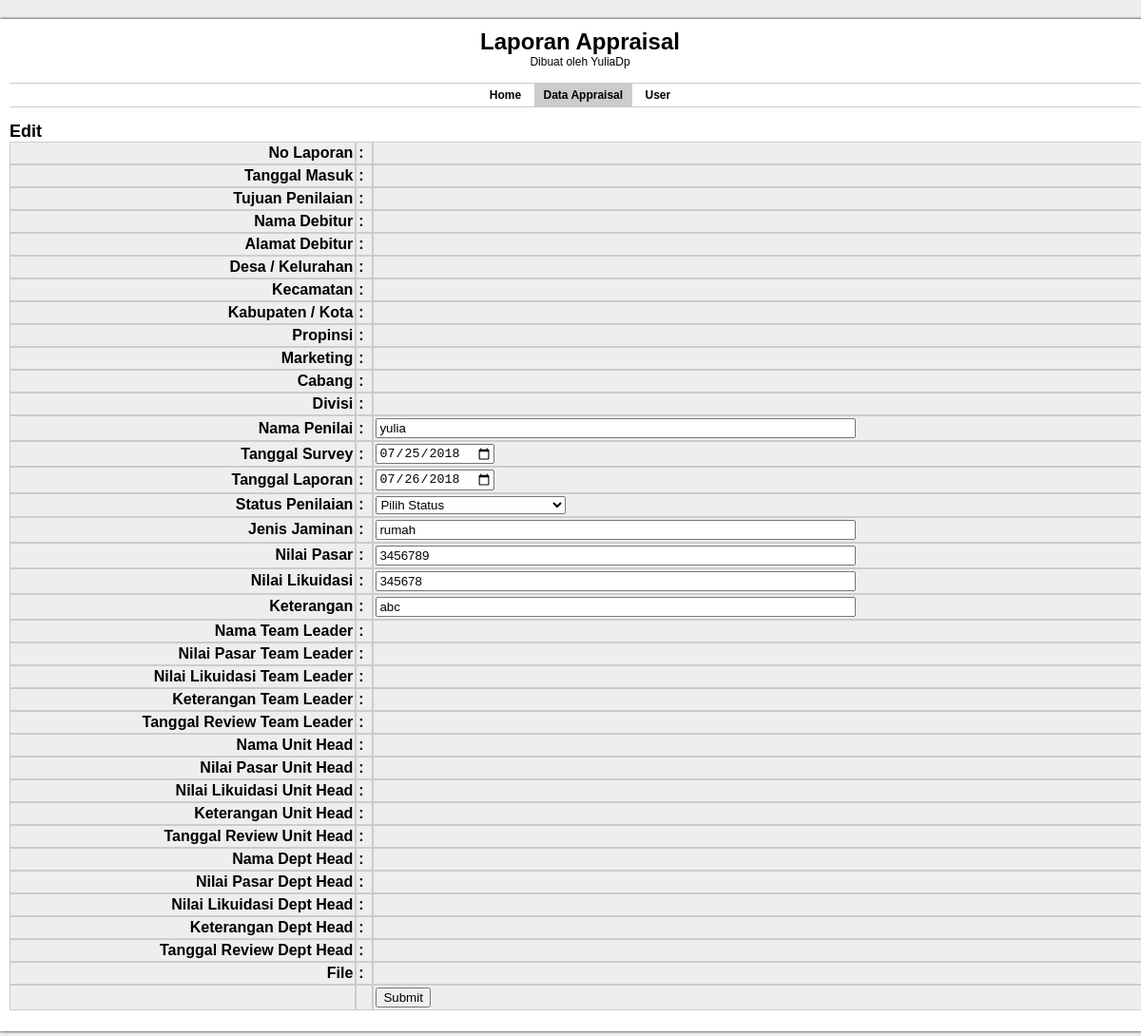
The page /penilai/edit-form.php?id=8 (signed in) on the database its author committed.
### tables this page shows
CREATE TABLE `lpa` (
  `id_laporan` int(10) NOT NULL,
  `no_laporan` varchar(20) NOT NULL,
  `tanggal_masuk` date NOT NULL,
  `tujuan_penilaian` varchar(30) NOT NULL,
  `nama_debitur` varchar(50) NOT NULL,
  `alamat_debitur` varchar(100) NOT NULL,
  `desa_kelurahan` varchar(30) NOT NULL,
  `kecamatan` varchar(30) NOT NULL,
  `kabupaten_kota` varchar(30) NOT NULL,
  `propinsi` varchar(30) NOT NULL,
  `marketing` varchar(30) NOT NULL,
  `cabang` varchar(30) NOT NULL,
  `divisi` varchar(30) NOT NULL,
  `nama_penilai` varchar(30) NOT NULL,
  `tanggal_survey` date NOT NULL,
  `tanggal_laporan` date NOT NULL,
  `status_penilaian` varchar(30) NOT NULL,
  `jenis_jaminan` varchar(30) NOT NULL,
  `mv` decimal(10,0) NOT NULL,
  `lv` decimal(10,0) NOT NULL,
  `keterangan` text NOT NULL,
  `nama_tl` varchar(30) NOT NULL,
  `mv_tl` decimal(10,0) NOT NULL,
  `lv_tl` decimal(10,0) NOT NULL,
  `keterangan_tl` text NOT NULL,
  `tanggal_review_tl` date NOT NULL,
  `nama_uh` varchar(30) NOT NULL,
  `mv_uh` decimal(10,0) NOT NULL,
  `lv_uh` decimal(10,0) NOT NULL,
  `keterangan_uh` text NOT NULL,
  `tanggal_review_uh` date NOT NULL,
  `nama_dh` varchar(30) NOT NULL,
  `mv_dh` decimal(10,0) NOT NULL,
  `lv_dh` decimal(10,0) NOT NULL,
  `keterangan_dh` text NOT NULL,
  `tanggal_review_dh` date NOT NULL,
  `file` varchar(255) NOT NULL
);

### penilai/edit-form.php (the view, shortened to what this page needs)
<html>
<head>
     <link rel="stylesheet" type="text/css" href="../style.css">
</head>
<body>
    <div id="container">
    	<div id="header">
    		<h1>Laporan Appraisal</h1>
        	<span>Dibuat oleh YuliaDp</span>
        </div>
	 <div id="menu">
        	<a href="../penilai/index.php">Home</a>
            <a href="../penilai/download.php"class="active">Data Appraisal</a>
			<a href="../penilai/user.php">User</a>
        </div>
         <div id="content">
        	<h2>Edit</h2>
            </div>
<?php
$id = $_GET['id'];
$query = mysql_query("select * from lpa where id_laporan='$id'") or die(mysql_error());
$data = mysql_fetch_array($query);
?>
<form name="update_data" action="update-form.php" method="post" enctype="multipart/form-data">
<table border="0" cellpadding="5" cellspacing="0">
 <table width="100%" align="center" border="0" bgcolor="#eee" cellpadding="2" cellspacing="0">
		<tr>
          <td align="right"><b>No Laporan</b></td>
          <td><b>:</b></td>
          <td><input type="text" name="no_laporan" size="60" value="<?php echo $data['no_laporan']; ?>" hidden /></td>
        </tr>
        <tr>
          <td align="right"><b>Tanggal Masuk</b></td>
          <td><b>:</b></td>
          <td><input type="date" name="tanggal_masuk" size="60" value="<?php echo $data['tanggal_masuk']; ?>" hidden /></td>
        </tr>
        <tr>
          <td align="right"><b>Tujuan Penilaian</b></td>
          <td><b>:</b></td>
          <td><input type="text" name="tujuan_penilaian" size="60" value="<?php echo $data['tujuan_penilaian']; ?>" hidden /></td>
        </tr>
        <tr>
          <td align="right"><b>Nama Debitur</b></td>
          <td><b>:</b></td>
          <td><input type="text" name="nama_debitur" size="60" value="<?php echo $data['nama_debitur']; ?>" hidden /></td>
        </tr>
        <tr>
          <td align="right"><b>Alamat Debitur</b></td>
          <td><b>:</b></td>
          <td><input type="text" name="alamat_debitur" size="60" value="<?php echo $data['alamat_debitur']; ?>" hidden /></td>
        </tr>
        <tr>
          <td align="right"><b>Desa / Kelurahan</b></td>
          <td><b>:</b></td>
          <td><input type="text" name="desa_kelurahan" size="60" value="<?php echo $data['desa_kelurahan']; ?>" hidden /></td>
        </tr>
        <tr>
          <td align="right"><b>Kecamatan</b></td>
          <td><b>:</b></td>
          <td><input type="text" name="kecamatan" size="60" value="<?php echo $data['kecamatan']; ?>" hidden  /></td>
        </tr>
        <tr>
          <td align="right"><b>Kabupaten / Kota</b></td>
          <td><b>:</b></td>
          <td><input type="text" name="kabupaten_kota" size="60" value="<?php echo $data['kabupaten_kota']; ?>" hidden  /></td>
        </tr>
        <tr>
          <td align="right"><b>Propinsi</b></td>
          <td><b>:</b></td>
          <td><input type="text" name="propinsi" size="60" value="<?php echo $data['propinsi']; ?>" hidden /></td>
        </tr>
        <tr>
          <td align="right"><b>Marketing</b></td>
          <td><b>:</b></td>
          <td><input type="text" name="marketing" size="60" value="<?php echo $data['marketing']; ?>" hidden  /></td>
        </tr>
        <tr>
          <td align="right"><b>Cabang</b></td>
          <td><b>:</b></td>
          <td><input type="text" name="cabang" size="60" value="<?php echo $data['cabang']; ?>" hidden  /></td>
        </tr>
        <tr>
          <td align="right"><b>Divisi</b></td>
          <td><b>:</b></td>
          <td><input type="text" name="divisi" size="60" value="<?php echo $data['divisi']; ?>" hidden  /></td>
        </tr>
        <tr>
          <td align="right"><b>Nama Penilai</b></td>
          <td><b>:</b></td>
          <td><input type="text" name="nama_penilai" size="60" value="<?php echo $data['nama_penilai']; ?>" required /></td>
        </tr>
        <tr>
          <td align="right"><b>Tanggal Survey</b></td>
          <td><b>:</b></td>
          <td><input type="date" name="tanggal_survey" size="60" value="<?php echo $data['tanggal_survey']; ?>" required /></td>
        </tr>
        <tr>
          <td align="right"><b>Tanggal Laporan</b></td>
          <td><b>:</b></td>
          <td><input type="date" name="tanggal_laporan" size="60" value="<?php echo $data['tanggal_laporan']; ?>" required /></td>
        </tr>
        <tr>
          <td align="right"><b>Status Penilaian</b></td>
          <td><b>:</b></td>
          <td>
		  <select name="status_penilaian" class="form-control" required>
          <option value="">Pilih Status</option>
		  </select>
		  </td>
        </tr>
        <tr>
          <td align="right"><b>Jenis Jaminan</b></td>
          <td><b>:</b></td>
          <td><input type="text" name="jenis_jaminan" size="60" value="<?php echo $data['jenis_jaminan']; ?>" required /></td>
        </tr>
        <tr>
          <td align="right"><b>Nilai Pasar</b></td>
          <td><b>:</b></td>
          <td><input type="decimal" name="mv" size="60" value="<?php echo $data['mv']; ?>" required /></td>
        </tr>
        <tr>
          <td align="right"><b>Nilai Likuidasi</b></td>
          <td><b>:</b></td>
          <td><input type="decimal" name="lv" size="60" value="<?php echo $data['lv']; ?>" required /></td>
        </tr>
        <tr>
          <td align="right"><b>Keterangan</b></td>
          <td><b>:</b></td>
          <td><input type="text" name="keterangan" size="60" height="100" value="<?php echo $data['keterangan']; ?>" required /></td>
        </tr>
        <tr>
          <td align="right"><b>Nama Team Leader</b></td>
          <td><b>:</b></td>
          <td><input type="text" name="nama_tl" size="60" value="<?php echo $data['nama_tl']; ?>" hidden /></td>
        </tr>
        <tr>
          <td align="right"><b>Nilai Pasar Team Leader</b></td>
          <td><b>:</b></td>
          <td><input type="text" name="mv_tl" size="60" value="<?php echo $data['mv_tl']; ?>" hidden  /></td>
        </tr>
        <tr>
          <td align="right"><b>Nilai Likuidasi Team Leader</b></td>
          <td><b>:</b></td>
          <td><input type="text" name="lv_tl" size="60" value="<?php echo $data['lv_tl']; ?>" hidden  /></td>
        </tr>
        <tr>
          <td align="right"><b>Keterangan Team Leader</b></td>
          <td><b>:</b></td>
          <td><input type="text" name="keterangan_tl" size="60" height="100" value="<?php echo $data['keterangan_tl']; ?>" hidden  /></td>
        </tr>
        <tr>
          <td align="right"><b>Tanggal Review Team Leader</b></td>
          <td><b>:</b></td>
          <td><input type="date" name="tanggal_review_tl" size="60" value="<?php echo $data['tanggal_review_tl']; ?>" hidden  /></td>
        </tr>
        <tr>
          <td align="right"><b>Nama Unit Head</b></td>
          <td><b>:</b></td>
          <td><input type="text" name="nama_uh" size="60" value="<?php echo $data['nama_uh']; ?>" hidden /></td>
        </tr>
        <tr>
          <td align="right"><b>Nilai Pasar Unit Head</b></td>
          <td><b>:</b></td>
          <td><input type="decimal" name="mv_uh" size="60" value="<?php echo $data['mv_uh']; ?>" hidden /></td>
        </tr>
        <tr>
          <td align="right"><b>Nilai Likuidasi Unit Head</b></td>
          <td><b>:</b></td>
          <td><input type="decimal" name="lv_uh" size="60" value="<?php echo $data['lv_uh']; ?>" hidden /></td>
        </tr>
        <tr>
          <td align="right"><b>Keterangan Unit Head</b></td>
          <td><b>:</b></td>
          <td><input type="text" name="keterangan_uh" size="60" height="100" value="<?php echo $data['keterangan_uh']; ?>" hidden /></td>
        </tr>
        <tr>
          <td align="right"><b>Tanggal Review Unit Head</b></td>
          <td><b>:</b></td>
          <td><input type="date" name="tanggal_review_uh" size="60" value="<?php echo $data['tanggal_review_uh']; ?>" hidden /></td>
        </tr>
        <tr>
          <td align="right"><b>Nama Dept Head</b></td>
          <td><b>:</b></td>
          <td><input type="text" name="nama_dh" size="60" value="<?php echo $data['nama_dh']; ?>" hidden /></td>
        </tr>
        <tr>
          <td align="right"><b>Nilai Pasar Dept Head</b></td>
          <td><b>:</b></td>
          <td><input type="decimal" name="mv_dh" size="60" value="<?php echo $data['mv_dh']; ?>" hidden /></td>
        </tr>
        <tr>
          <td align="right"><b>Nilai Likuidasi Dept Head</b></td>
          <td><b>:</b></td>
          <td><input type="decimal" name="lv_dh" size="60" value="<?php echo $data['lv_dh']; ?>" hidden /></td>
        </tr>
        <tr>
          <td align="right"><b>Keterangan Dept Head</b></td>
          <td><b>:</b></td>
          <td><input type="text" name="keterangan_dh" size="60" height="100" value="<?php echo $data['keterangan_dh']; ?>" hidden /></td>
        </tr>
        <tr>
          <td align="right"><b>Tanggal Review Dept Head</b></td>
          <td><b>:</b></td>
          <td><input type="date" name="tanggal_review_dh" size="60" value="<?php echo $data['tanggal_review_dh']; ?>" hidden /></td>
        </tr>
        <tr>
          <td align="right"><b>File</b></td>
          <td><b>:</b></td>
          <td><input type="file" name="file" value="<?php echo $data['file']; ?>" hidden  /></td>
        </tr>
        <tr>
          <td>&nbsp;</td>
          <td>&nbsp;</td>
          <td><input type="submit" name="upload"  /></td>
        </tr>
      </table>
</form>
</body>
</html>

### style.css (style rules this page uses)
body { font-family:Tahoma, Geneva, sans-serif; font-size:12px; background-color:#eee; margin:0; padding:0; }
h1, h2, h3 { margin:0; padding:0; }
#container { width:1200px; margin:20px auto; padding:10px; background-color:#fff; box-shadow:0px 0px 3px #000; }
#header { text-align:center; }
#menu { text-align:center; margin:15px 0px; border-top:1px solid #CCC; border-bottom:1px solid #CCC; }
#menu a { display:inline-block; padding:5px 10px; text-decoration:none; color:#000; font-weight:bold; }
#menu a.active { background-color:#CCC; }
.table, th, td { border-collapse:collapse; border:1px solid #ccc; }

### rows shown on the page
lpa: nama_penilai "yulia", tanggal_survey "07/25/2018", tanggal_laporan "07/26/2018", jenis_jaminan "rumah", mv "3456789", lv "345678", keterangan "abc"
